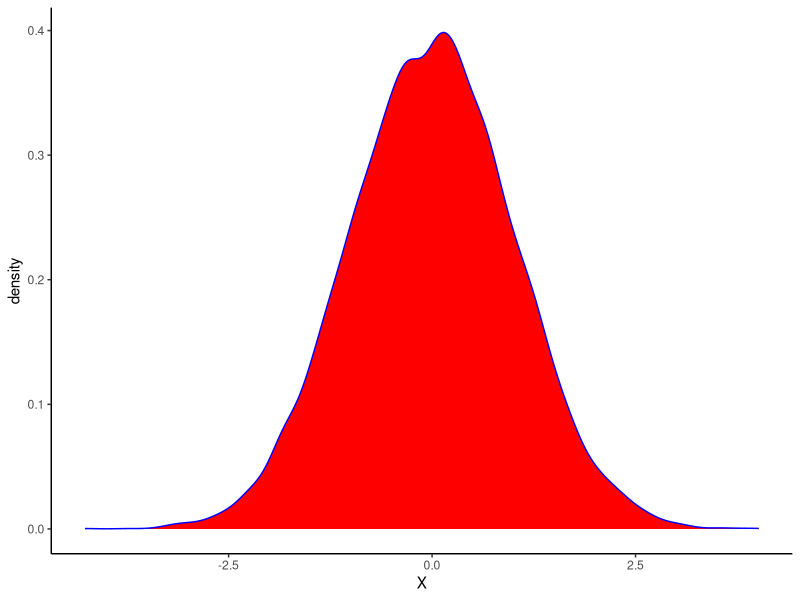

R code for this plot:
## ---- chunk 1
#| label: setup
#| include: FALSE
knitr::opts_chunk$set(echo = FALSE)
## ---- chunk 2
#| fig.align: 'center'
#| out.width: "30%"
dat<-data.frame(a = rnorm(10000))
library(ggplot2)
ggplot(dat, aes(a))+geom_density(color="blue", fill="red") +theme_classic()+xlab("X")
